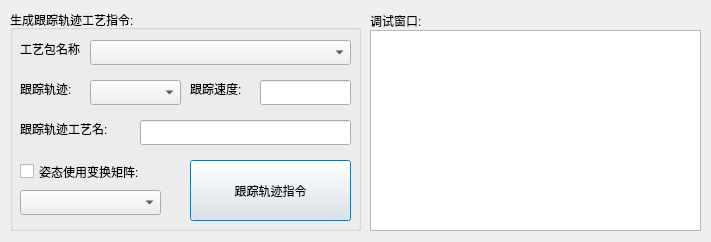
<?xml version="1.0" encoding="UTF-8"?>
<ui version="4.0">
 <class>keytrace2Dlg</class>
 <widget class="QDialog" name="keytrace2Dlg">
  <property name="geometry">
   <rect>
    <x>0</x>
    <y>0</y>
    <width>711</width>
    <height>242</height>
   </rect>
  </property>
  <property name="windowTitle">
   <string>Dialog</string>
  </property>
  <widget class="QGroupBox" name="groupBox_6">
   <property name="geometry">
    <rect>
     <x>10</x>
     <y>10</y>
     <width>351</width>
     <height>221</height>
    </rect>
   </property>
   <property name="title">
    <string>生成跟踪轨迹工艺指令:</string>
   </property>
   <widget class="QLabel" name="label_6">
    <property name="geometry">
     <rect>
      <x>10</x>
      <y>70</y>
      <width>71</width>
      <height>17</height>
     </rect>
    </property>
    <property name="text">
     <string>跟踪轨迹:</string>
    </property>
   </widget>
   <widget class="QComboBox" name="trace2trackcombo">
    <property name="geometry">
     <rect>
      <x>80</x>
      <y>70</y>
      <width>91</width>
      <height>25</height>
     </rect>
    </property>
   </widget>
   <widget class="QPushButton" name="trace2cmdaddBtn">
    <property name="geometry">
     <rect>
      <x>180</x>
      <y>150</y>
      <width>161</width>
      <height>61</height>
     </rect>
    </property>
    <property name="text">
     <string>跟踪轨迹指令</string>
    </property>
   </widget>
   <widget class="QLabel" name="label_10">
    <property name="geometry">
     <rect>
      <x>180</x>
      <y>70</y>
      <width>71</width>
      <height>17</height>
     </rect>
    </property>
    <property name="text">
     <string>跟踪速度:</string>
    </property>
   </widget>
   <widget class="QLineEdit" name="trace2speed">
    <property name="geometry">
     <rect>
      <x>250</x>
      <y>70</y>
      <width>91</width>
      <height>25</height>
     </rect>
    </property>
   </widget>
   <widget class="QLabel" name="label_18">
    <property name="geometry">
     <rect>
      <x>10</x>
      <y>30</y>
      <width>61</width>
      <height>17</height>
     </rect>
    </property>
    <property name="text">
     <string>工艺包名称:</string>
    </property>
   </widget>
   <widget class="QLabel" name="label_31">
    <property name="geometry">
     <rect>
      <x>10</x>
      <y>110</y>
      <width>111</width>
      <height>17</height>
     </rect>
    </property>
    <property name="text">
     <string>跟踪轨迹工艺名:</string>
    </property>
   </widget>
   <widget class="QLineEdit" name="trace2filename">
    <property name="geometry">
     <rect>
      <x>130</x>
      <y>110</y>
      <width>211</width>
      <height>25</height>
     </rect>
    </property>
   </widget>
   <widget class="QCheckBox" name="trace2changecheckBox">
    <property name="geometry">
     <rect>
      <x>10</x>
      <y>150</y>
      <width>151</width>
      <height>23</height>
     </rect>
    </property>
    <property name="text">
     <string>姿态使用变换矩阵:</string>
    </property>
   </widget>
   <widget class="QComboBox" name="trace2changecombo">
    <property name="geometry">
     <rect>
      <x>10</x>
      <y>180</y>
      <width>141</width>
      <height>25</height>
     </rect>
    </property>
   </widget>
   <widget class="QComboBox" name="trace2filepathcombo">
    <property name="geometry">
     <rect>
      <x>80</x>
      <y>30</y>
      <width>261</width>
      <height>25</height>
     </rect>
    </property>
   </widget>
  </widget>
  <widget class="QLabel" name="label">
   <property name="geometry">
    <rect>
     <x>370</x>
     <y>12</y>
     <width>67</width>
     <height>17</height>
    </rect>
   </property>
   <property name="text">
    <string>调试窗口:</string>
   </property>
  </widget>
  <widget class="QTextBrowser" name="record">
   <property name="geometry">
    <rect>
     <x>370</x>
     <y>30</y>
     <width>331</width>
     <height>201</height>
    </rect>
   </property>
  </widget>
 </widget>
 <resources/>
 <connections/>
</ui>
